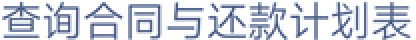
#> input picture template/common/case1_link1.png, 208 x 20 px, shrunk from 465 x 44 before the run (shown 2 times larger)
$ python FLANNStudy.py
#> lines starting #> are read from the running program, lines starting #| are printed output that depends on the picture
# coding=utf-8
import numpy as np
import cv2
import os
from matplotlib import pyplot as plt

# https://blog.csdn.net/zhuisui_woxin/article/details/84400439
PATH = lambda path: os.path.abspath(
    os.path.join(
        os.path.dirname(__file__),
        path
    )
)

query_image = cv2.imread(PATH(r"../template/common/case1_link1.png"), 0)
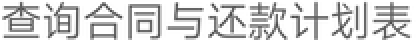
#> query_image: shape (20, 208) (shown 2 times larger); min 71, max 255, mean 212
# 读取要匹配的灰度照片
training_image = cv2.imread(PATH(r"../screenshot/case1.png"), 0)
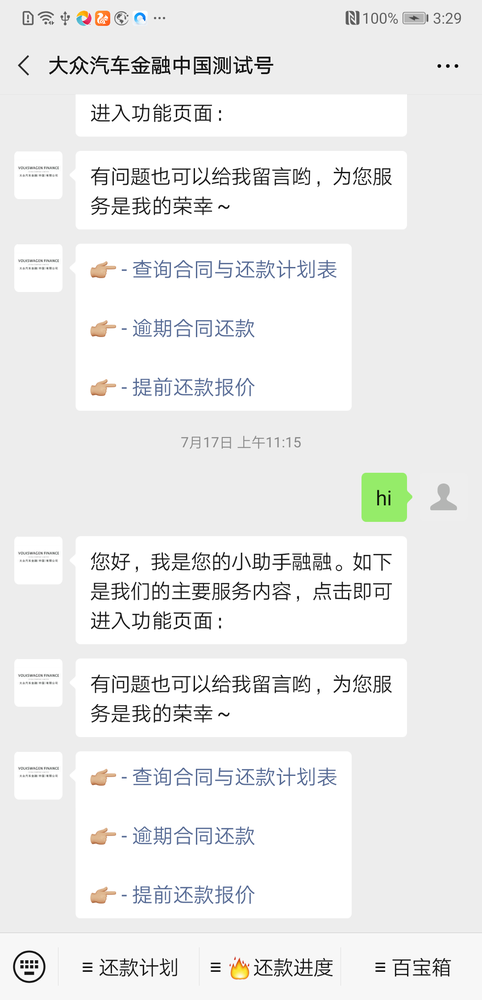
#> input picture screenshot/case1.png, 482 x 1000 px, shrunk from 1080 x 2240 before the run
#> training_image: shape (1000, 482); min 0, max 255, mean 237.3


# 基于FLANN的匹配器(FLANN based Matcher)描述特征点
def fun1():
    # 创建sift检测器
    sift = cv2.xfeatures2d.SIFT_create()
    kp1, des1 = sift.detectAndCompute(query_image, None)
    kp2, des2 = sift.detectAndCompute(training_image, None)
    # 设置Flannde参数
    FLANN_INDEX_KDTREE = 0
    indexParams = dict(algorithm=FLANN_INDEX_KDTREE, trees=5)
    searchParams = dict(checks=50)
    flann = cv2.FlannBasedMatcher(indexParams, searchParams)
    matches = flann.knnMatch(des1, des2, k=2)

    # 设置好初始匹配值
    matchesMask = [[0, 0] for i in range(len(matches))]
    for i, (m, n) in enumerate(matches):
        if m.distance < 0.5 * n.distance:  # 舍弃小于0.5的匹配结果
            matchesMask[i] = [1, 0]
    drawParams = dict(matchColor=(0, 0, 255), singlePointColor=(255, 0, 0), matchesMask=matchesMask,
                      flags=0)  # 给特征点和匹配的线定义颜色
    resultimage = cv2.drawMatchesKnn(query_image, kp1, training_image, kp2, matches, None, **drawParams)  # 画出匹配的结果
    plt.imshow(resultimage, ), plt.show()


def fun2():
    MIN_MATCH_COUNT = 10  # 设置最低特征点匹配数量为10
    # Initiate SIFT detector创建sift检测器
    sift = cv2.xfeatures2d.SIFT_create()
    # find the keypoints and descriptors with SIFT
    kp1, des1 = sift.detectAndCompute(query_image, None)
#> kp1 = 65 keypoints; strongest (x, y, size): (149, 17, 1.8), (25, 17, 1.8), (30, 3, 1.9), (88, 4, 1.9)
    kp2, des2 = sift.detectAndCompute(training_image, None)
#> kp2 = 1667 keypoints; strongest (x, y, size): (36, 962, 2.1), (36, 967, 2.1), (22, 962, 2.1), (22, 967, 2.1)
    # 创建设置FLANN匹配
    FLANN_INDEX_KDTREE = 0
    index_params = dict(algorithm=FLANN_INDEX_KDTREE, trees=5)
    search_params = dict(checks=100)
    flann = cv2.FlannBasedMatcher(index_params, search_params)
    matches = flann.knnMatch(des1, des2, k=2)
#> matches = 65 matches
    # store all the good matches as per Lowe's ratio test.
    good = []
    # 舍弃小于0.7的匹配
    for m, n in matches:
        if m.distance > 0.7 * n.distance:
            good.append(m)
#> this loop made 65 passes
#> after the loop, good = 57 matches
    print("Total point is " + str(len(good)))
#| Total point is 57
    if len(good) > MIN_MATCH_COUNT:
        # 获取关键点的坐标
        src_pts = np.float32([kp1[m.queryIdx].pt for m in good]).reshape(-1, 1, 2)
#> src_pts = 57 rows, first 8: [10.39, 3.92], [10.39, 3.92], [20.17, 13.38], [21.16, 5.62], [21.16, 5.62], [21.16, 5.62], [21.16, 5.62], [25.11, 17.06]
        dst_pts = np.float32([kp2[m.trainIdx].pt for m in good]).reshape(-1, 1, 2)
#> dst_pts = 57 rows, first 8: [142, 262.7], [142, 262.7], [151.8, 271.8], [110.1, 209.8], [311.4, 567.1], [214.9, 379.5], [152.7, 264.4], [452.7, 507]
        # 计算变换矩阵和MASK
        M, mask = cv2.findHomography(src_pts, dst_pts, cv2.RANSAC, 5.0)
#> M = [[0.997, 0.0168, 131.6], [-0.000414, 0.996, 258.9], [-3.18e-06, 7.23e-05, 1]]; mask = 57 values, max 1 at index 0, min 0 at index 3, mean 0.281
        matchesMask = mask.ravel().tolist()
#> matchesMask has the same summary as mask
        h, w = query_image.shape
#> h = 20; w = 208
        # 使用得到的变换矩阵对原图像的四个角进行变换，获得在目标图像上对应的坐标
        pts = np.float32([[0, 0], [0, h - 1], [w - 1, h - 1], [w - 1, 0]]).reshape(-1, 1, 2)
#> pts = [[0, 0], [0, 19], [207, 19], [207, 0]]
        dst = cv2.perspectiveTransform(pts, M)
#> dst = [[131.6, 258.9], [131.7, 277.4], [338.2, 277.5], [338.3, 259]]
        cv2.polylines(training_image, [np.int32(dst)], True, 0, 2, cv2.LINE_AA)
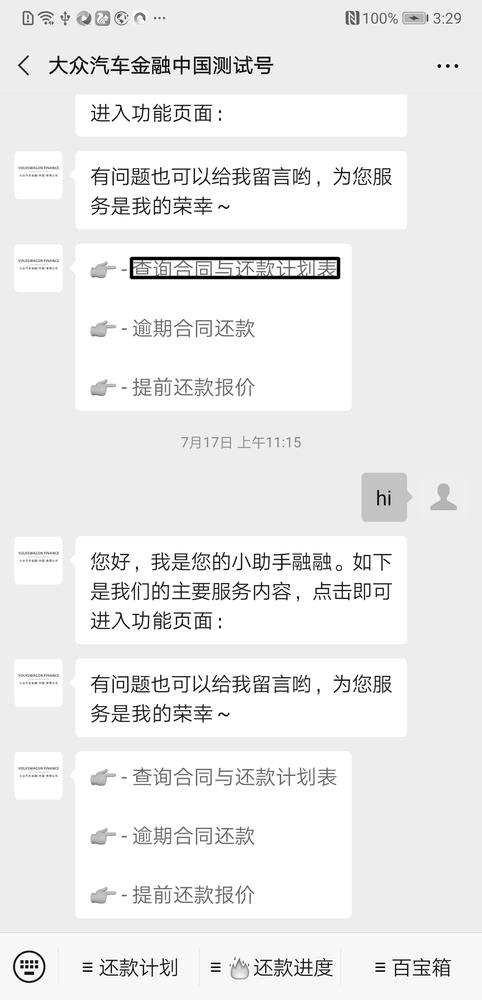
#> training_image: shape (1000, 482); min 0, max 255, mean 236.5
    else:
        print("Not enough matches are found - %d/%d" % (len(good), MIN_MATCH_COUNT))
        matchesMask = None
    draw_params = dict(matchColor=(0, 255, 0), singlePointColor=None, matchesMask=matchesMask, flags=2)
#> draw_params = 4 items
    result = cv2.drawMatches(query_image, kp1, training_image, kp2, good, None, **draw_params)
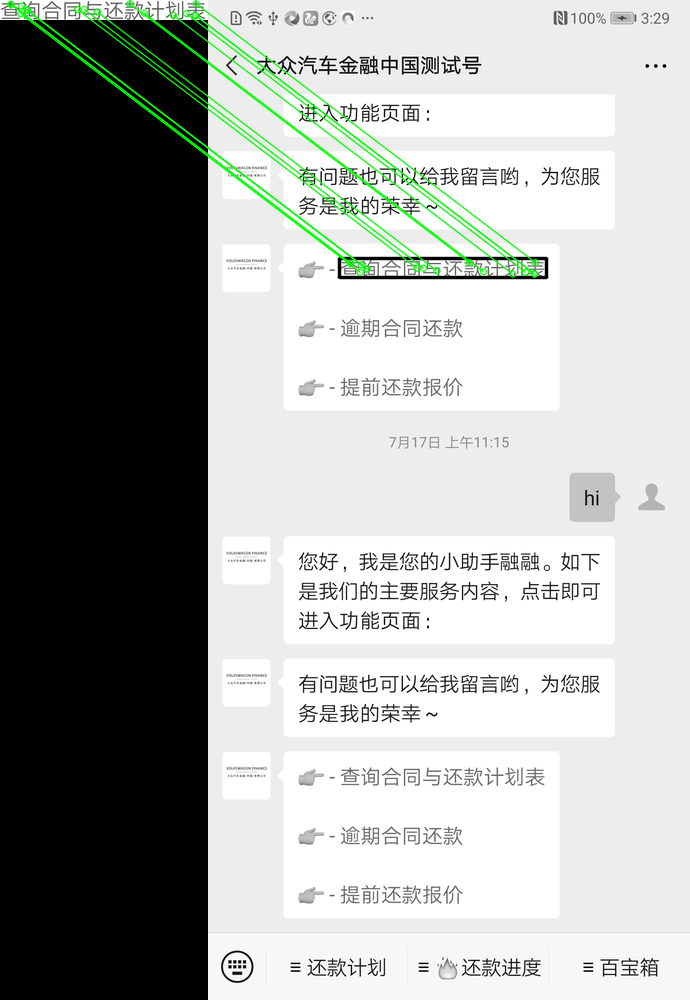
#> result: shape (1000, 690, 3); mean of channels 0, 1, 2 164.7, 167.4, 164.7; drawn as B, G, R
    plt.imshow(result, 'gray')
    plt.show()


if __name__ == '__main__':
    fun2()
